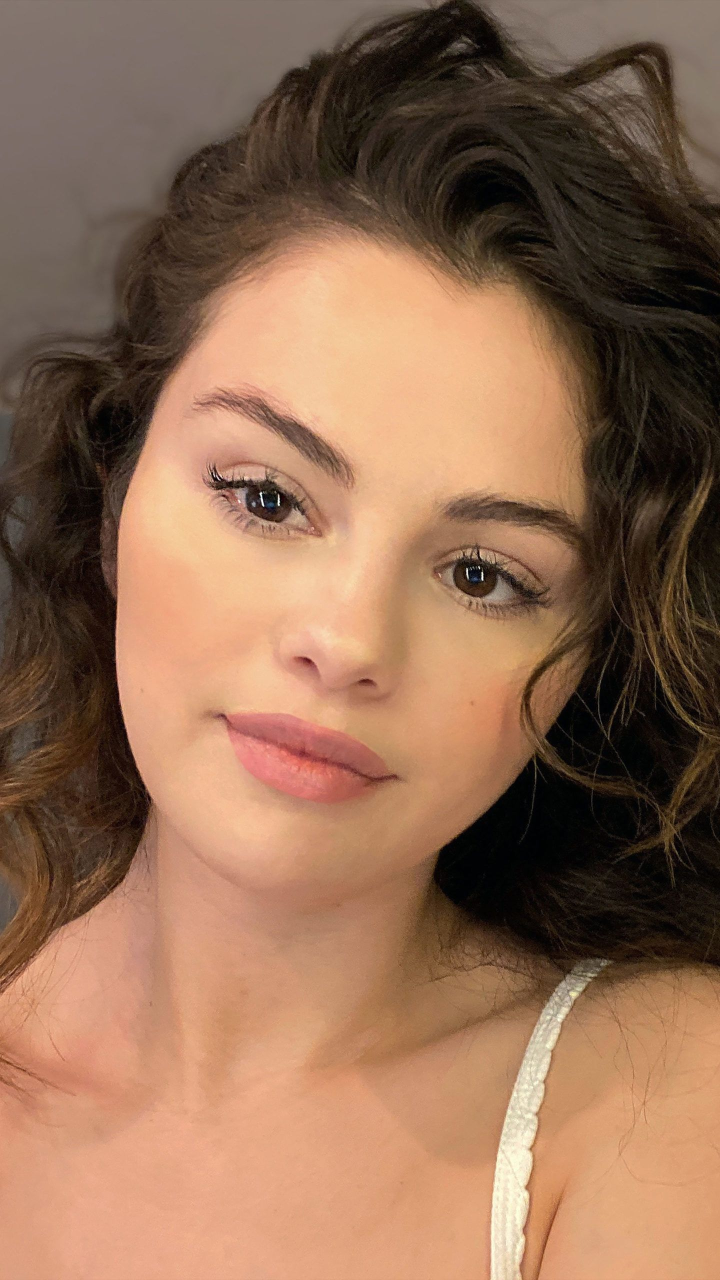
#> input picture backend/try-on/pic2.jpg, 1440 x 2560 px (shown at 1/2 size)
$ python -i CropImageService.py   (imports and definitions only)
#> lines starting #> are read from the running program, lines starting #| are printed output that depends on the picture
import base64
import io

import cv2
import numpy as np
from PIL import Image, ImageDraw

def detect_and_crop_head(image_data, crop_width=500, crop_height=600, factor=1.7):
    # Load the pre-trained face detection model from OpenCV
#> called with image_data = '../try-on/pic2.jpg', crop_width = 500, crop_height = 600, factor = 1.7
    face_cascade = cv2.CascadeClassifier(cv2.data.haarcascades + 'haarcascade_frontalface_default.xml')

    # Read the input image using PIL
    image = Image.open(image_data)
#> image is the input picture: PIL image 1440x2560 RGB; mean R, G, B 144.8, 107.8, 83.6

    # Check if the image size matches the target size
    if image.size == (crop_width, crop_height):
        return image  # Return the image as is

    # Convert PIL image to OpenCV format (BGR)
    cv_image = cv2.cvtColor(np.array(image), cv2.COLOR_RGB2BGR)

    # Convert the image to grayscale for face detection
    gray_image = cv2.cvtColor(cv_image, cv2.COLOR_BGR2GRAY)
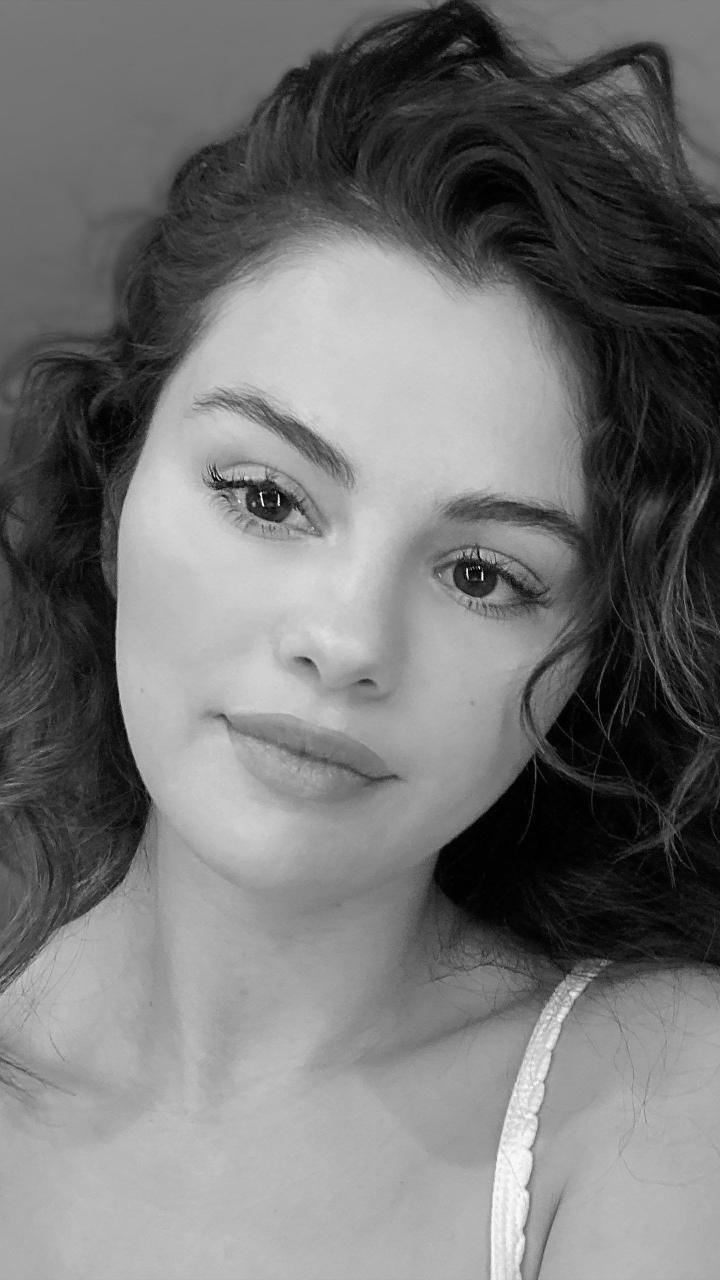
#> gray_image: shape (2560, 1440) (shown at 1/2 size); min 0, max 255, mean 116.1

    # Detect faces in the image
    faces = face_cascade.detectMultiScale(gray_image, scaleFactor=1.3, minNeighbors=5)
#> faces = [[122, 571, 1228, 1228]]

    if len(faces) > 0:
        # Assuming the first face is the target
        x, y, w, h = faces[0]
#> x = 122; y = 571; w = 1228; h = 1228

        # Calculate the new coordinates and dimensions for a 1:1 aspect ratio
        center_x = x + w // 2
#> center_x = 736
        center_y = y + h // 2
#> center_y = 1185
        size = int(max(w, h) * factor)
#> size = 2087
        x_new = max(0, center_x - size // 2)
#> x_new = 0
        y_new = max(0, center_y - size // 2)
#> y_new = 142

        # Crop the head region with a 1:1 aspect ratio
        cropped_head = cv_image[y_new:y_new+size, x_new:x_new+size]
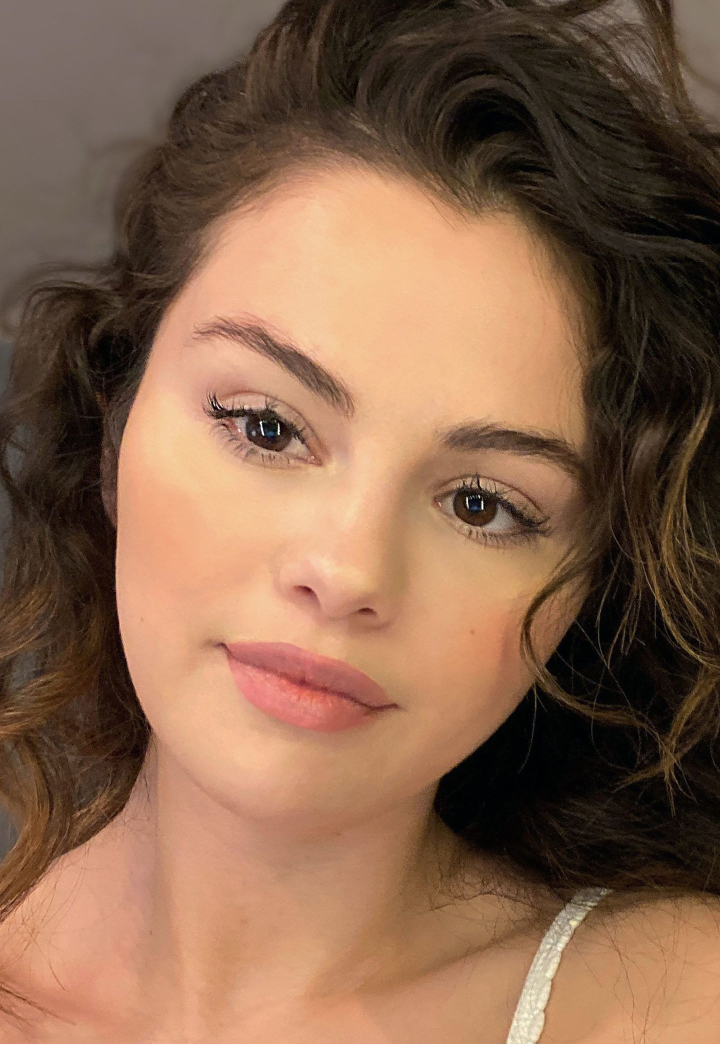
#> cropped_head: shape (2087, 1440, 3) (shown at 1/2 size); mean B, G, R 76.4, 99.7, 134.6

        # Convert the cropped head back to PIL format and resize to the target dimensions
        cropped_head_pil = Image.fromarray(cv2.cvtColor(cropped_head, cv2.COLOR_BGR2RGB))
        cropped_head_resized = cropped_head_pil.resize((crop_width, crop_height))
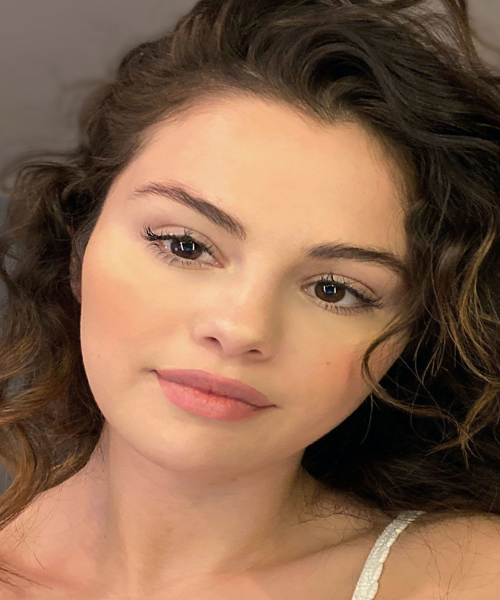
#> cropped_head_resized: PIL image 500x600 RGB; mean R, G, B 134.6, 99.7, 76.4

        return cropped_head_resized  # Return the resized cropped head
    else:
        return None  # No face detected

# [54 lines left out: function crop_OvalShape, not called in this run]

>>> result = detect_and_crop_head('../try-on/pic2.jpg')

$ run again, on backend/try-on/pic3.jpg
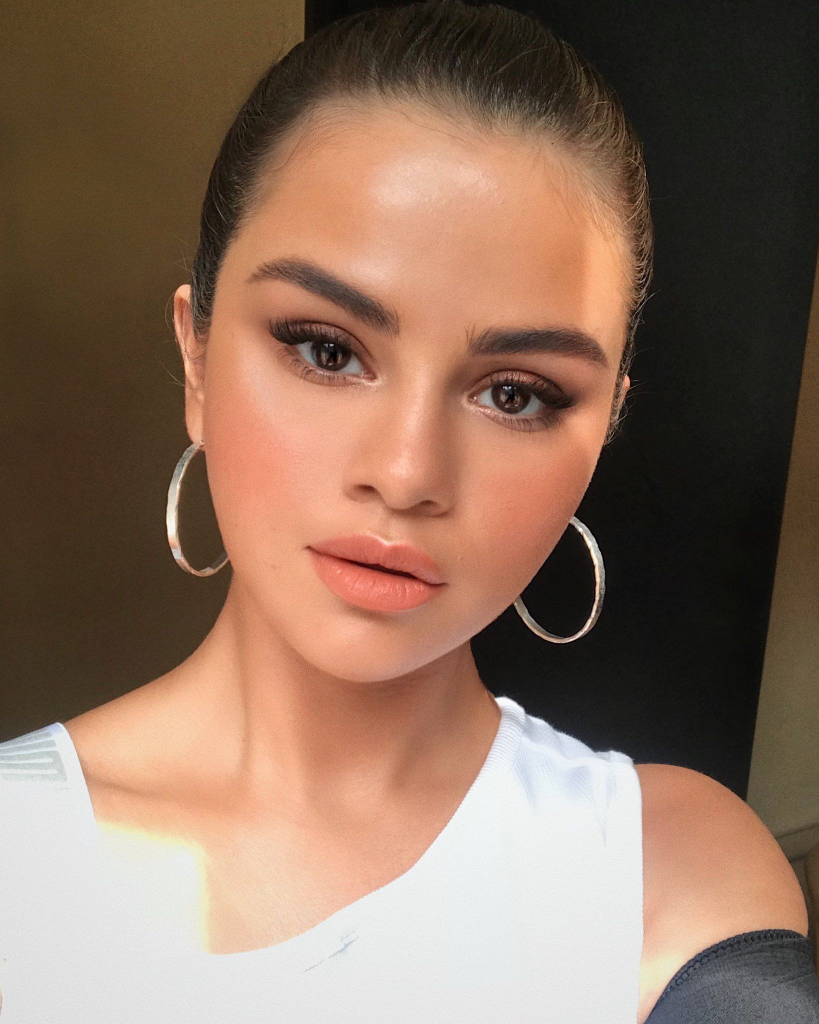
#> input picture backend/try-on/pic3.jpg, 1638 x 2048 px (shown at 1/2 size)
#> in detect_and_crop_head, image is the input picture: PIL image 1638x2048 RGB; mean R, G, B 139.3, 111.8, 94.3
#> in detect_and_crop_head, `gray_image = cv2.cvtColor(cv_image, cv2.COLOR_BGR2GRAY)`:
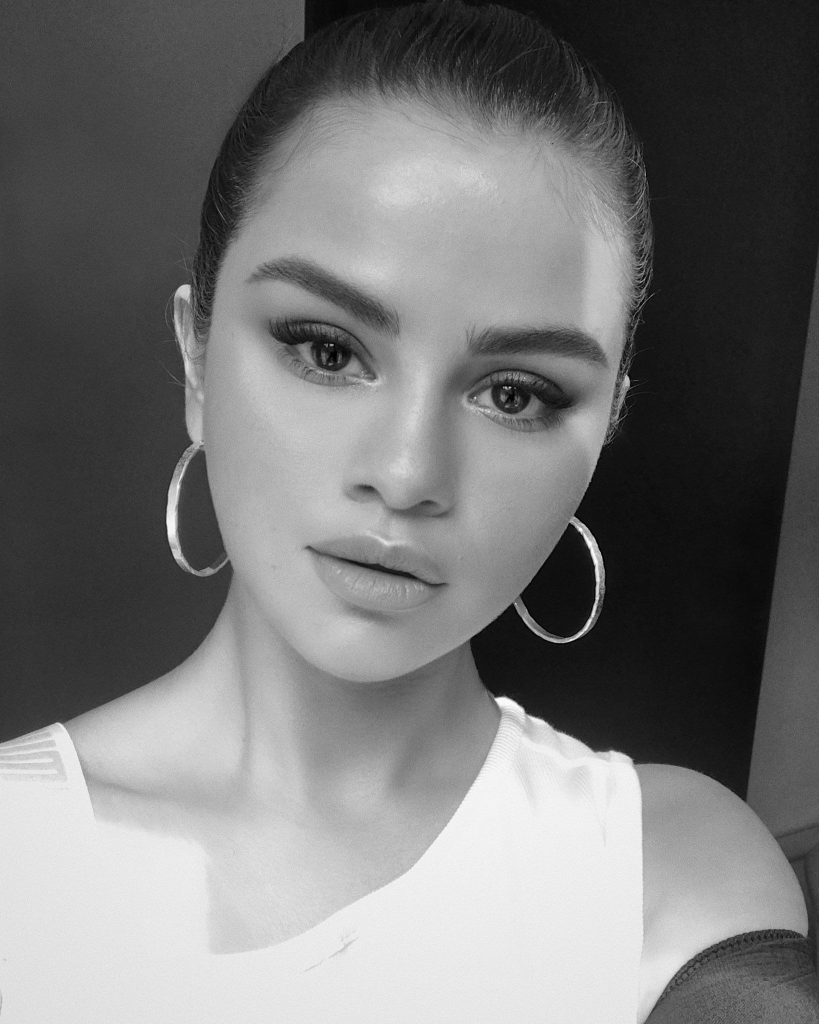
#> gray_image: shape (2048, 1638) (shown at 1/2 size); min 0, max 255, mean 118
#> faces = [[281, 288, 1118, 1118]]
#> x = 281; y = 288; w = 1118
#> center_x = 840
#> center_y = 847
#> size = 1900
#> x_new = 0
#> in detect_and_crop_head, `cropped_head_resized = cropped_head_pil.resize((crop_width, crop_heigh..`:
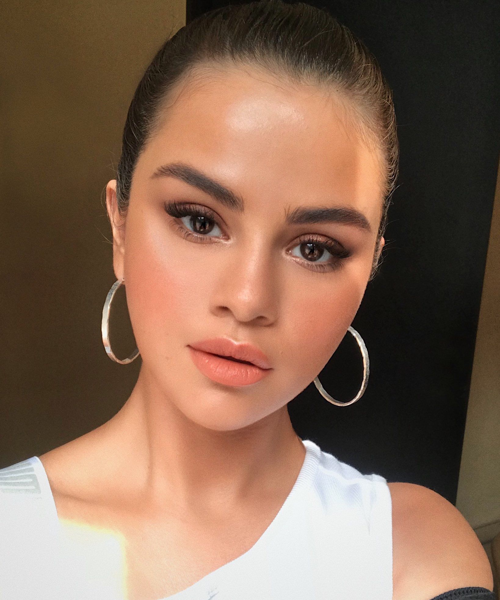
#> cropped_head_resized: PIL image 500x600 RGB; mean R, G, B 134.4, 104.7, 85.8

$ run again, on backend/try-on/pic4.jpg
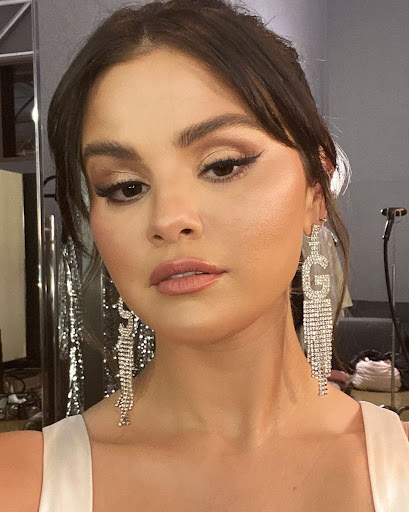
#> input picture backend/try-on/pic4.jpg, 409 x 512 px
#> in detect_and_crop_head, image is the input picture: PIL image 409x512 RGB; mean R, G, B 148, 114.5, 90.6
#> in detect_and_crop_head, `gray_image = cv2.cvtColor(cv_image, cv2.COLOR_BGR2GRAY)`:
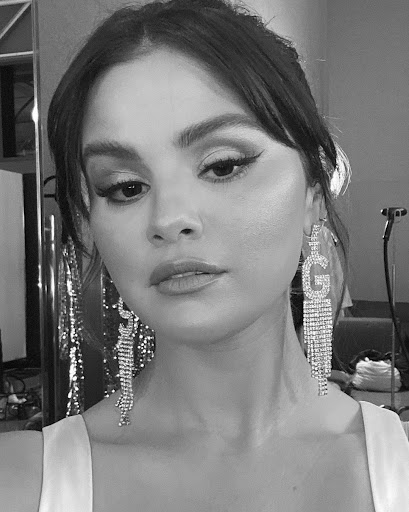
#> gray_image: shape (512, 409); min 0, max 255, mean 121.8
#> faces = [[34, 60, 286, 286]]
#> x = 34; y = 60; w = 286
#> center_x = 177
#> center_y = 203
#> size = 486
#> x_new = 0
#> in detect_and_crop_head, `cropped_head = cv_image[y_new:y_new+size, x_new:x_new+size]`:
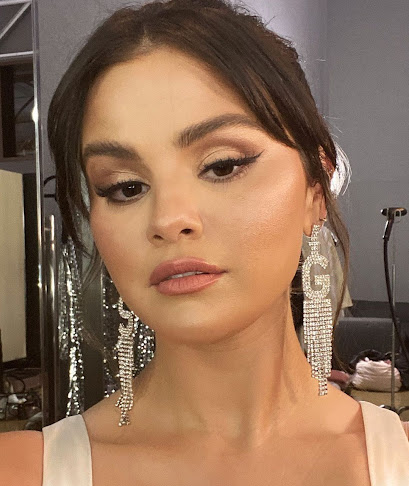
#> cropped_head: shape (486, 409, 3); mean B, G, R 89, 112.2, 144.7
